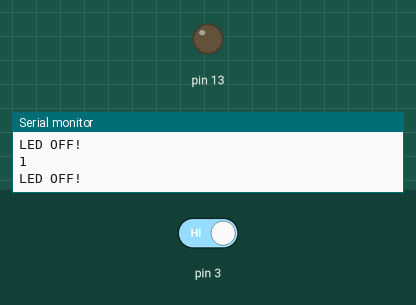
A sketch run on a simulated Arduino Uno, built with avr-gcc and run on an emulated ATmega328P. Shown: output pins drawn as LEDs (lit = HIGH), the last lines printed to the serial monitor. The test bench sets the inputs (shaded band); at power-on: pin 3 HIGH.

Above: at 2.8 s.
2.9 s: pin 3 driven LOW
At 3.6 s:
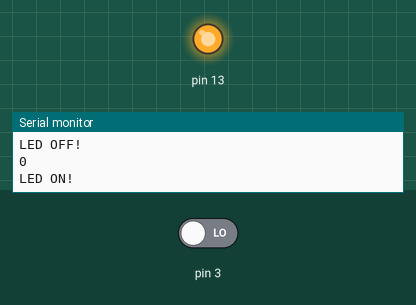
4.5 s: pin 3 driven HIGH
At 6.4 s:
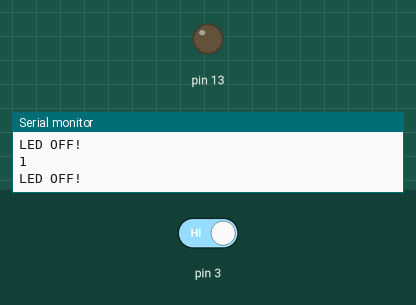
Timing chart, 0 to 7.9 s (numbered marks = the images above; inputs shaded):
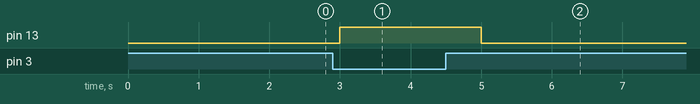

Measured:
- after the input at 2.9 s, pin 13: LOW → HIGH after 0.10 s
- after the input at 4.5 s, pin 13: HIGH → LOW after 0.50 s

The sketch:

pir_ledcontrol.ino
```cpp
// 적외선 인체감지센서 - 출입문 전등

void setup() {
  Serial.begin(115200);
  pinMode(13,OUTPUT);
  pinMode(3,INPUT);
}

void loop() {
  int sensorValue=digitalRead(3);
  Serial.println(sensorValue);

  if(sensorValue==LOW) // 0인경우(물체 감지)
  {
    digitalWrite(13,HIGH);
    Serial.println("LED ON!");
  }

  else{
    digitalWrite(13,LOW);
    Serial.println("LED OFF!");
  }
  delay(1000);

}
```
